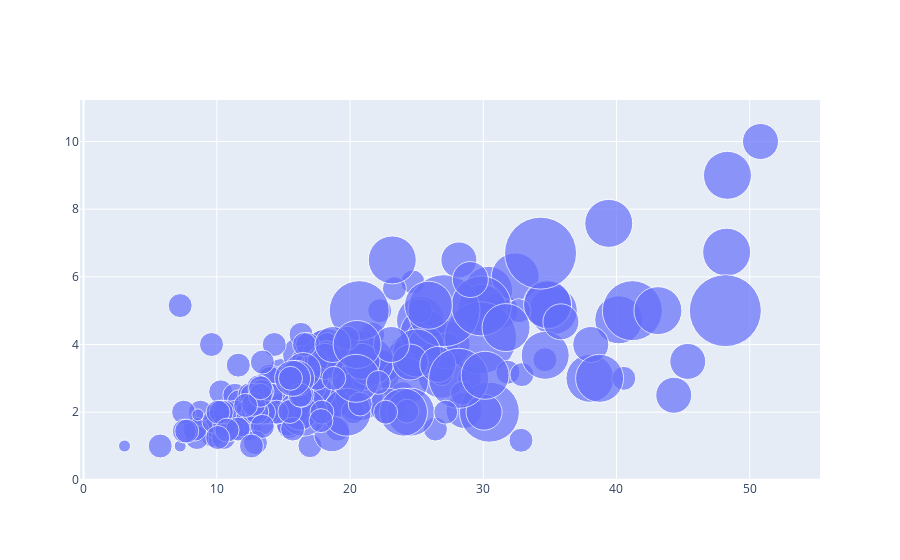

Notebook cell for this chart:
### Code cell
fig = go.Figure() 
fig.add_trace(go.Scatter
              (x = tips.total_bill, 
               y= tips.tip, 
               mode= 'markers',
               marker_size=12*tips['size']
               ))

### Figure 1 — Plotly figure (JSON) as saved in the notebook; plotly's stock layout.template omitted (floating-point values rounded to 4 significant figures; data arrays with more than 128 entries replaced by an {"elided": "..."} marker saying what was removed)
{"data": [{"marker": {"size": {"elided": "244 int values"}}, "mode": "markers", "type": "scatter", "x": {"elided": "244 float values"}, "y": {"elided": "244 float values"}}], "layout": {}}
